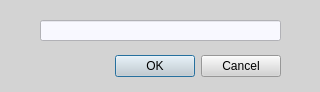
<?xml version="1.0" encoding="UTF-8"?>
<ui version="4.0">
 <class>search</class>
 <widget class="QDialog" name="search">
  <property name="geometry">
   <rect>
    <x>0</x>
    <y>0</y>
    <width>320</width>
    <height>92</height>
   </rect>
  </property>
  <property name="minimumSize">
   <size>
    <width>320</width>
    <height>92</height>
   </size>
  </property>
  <property name="windowTitle">
   <string>Dialog</string>
  </property>
  <property name="styleSheet">
   <string notr="true">background-color: rgb(211, 211, 211);</string>
  </property>
  <widget class="QDialogButtonBox" name="buttonBox">
   <property name="geometry">
    <rect>
     <x>-60</x>
     <y>50</y>
     <width>341</width>
     <height>32</height>
    </rect>
   </property>
   <property name="styleSheet">
    <string notr="true"/>
   </property>
   <property name="orientation">
    <enum>Qt::Horizontal</enum>
   </property>
   <property name="standardButtons">
    <set>QDialogButtonBox::Cancel|QDialogButtonBox::Ok</set>
   </property>
  </widget>
  <widget class="QLineEdit" name="search_line">
   <property name="geometry">
    <rect>
     <x>40</x>
     <y>20</y>
     <width>241</width>
     <height>21</height>
    </rect>
   </property>
   <property name="styleSheet">
    <string notr="true">background-color: rgb(248, 248, 255);</string>
   </property>
  </widget>
 </widget>
 <resources/>
 <connections>
  <connection>
   <sender>buttonBox</sender>
   <signal>accepted()</signal>
   <receiver>search</receiver>
   <slot>accept()</slot>
   <hints>
    <hint type="sourcelabel">
     <x>248</x>
     <y>254</y>
    </hint>
    <hint type="destinationlabel">
     <x>157</x>
     <y>274</y>
    </hint>
   </hints>
  </connection>
  <connection>
   <sender>buttonBox</sender>
   <signal>rejected()</signal>
   <receiver>search</receiver>
   <slot>reject()</slot>
   <hints>
    <hint type="sourcelabel">
     <x>316</x>
     <y>260</y>
    </hint>
    <hint type="destinationlabel">
     <x>286</x>
     <y>274</y>
    </hint>
   </hints>
  </connection>
 </connections>
</ui>
